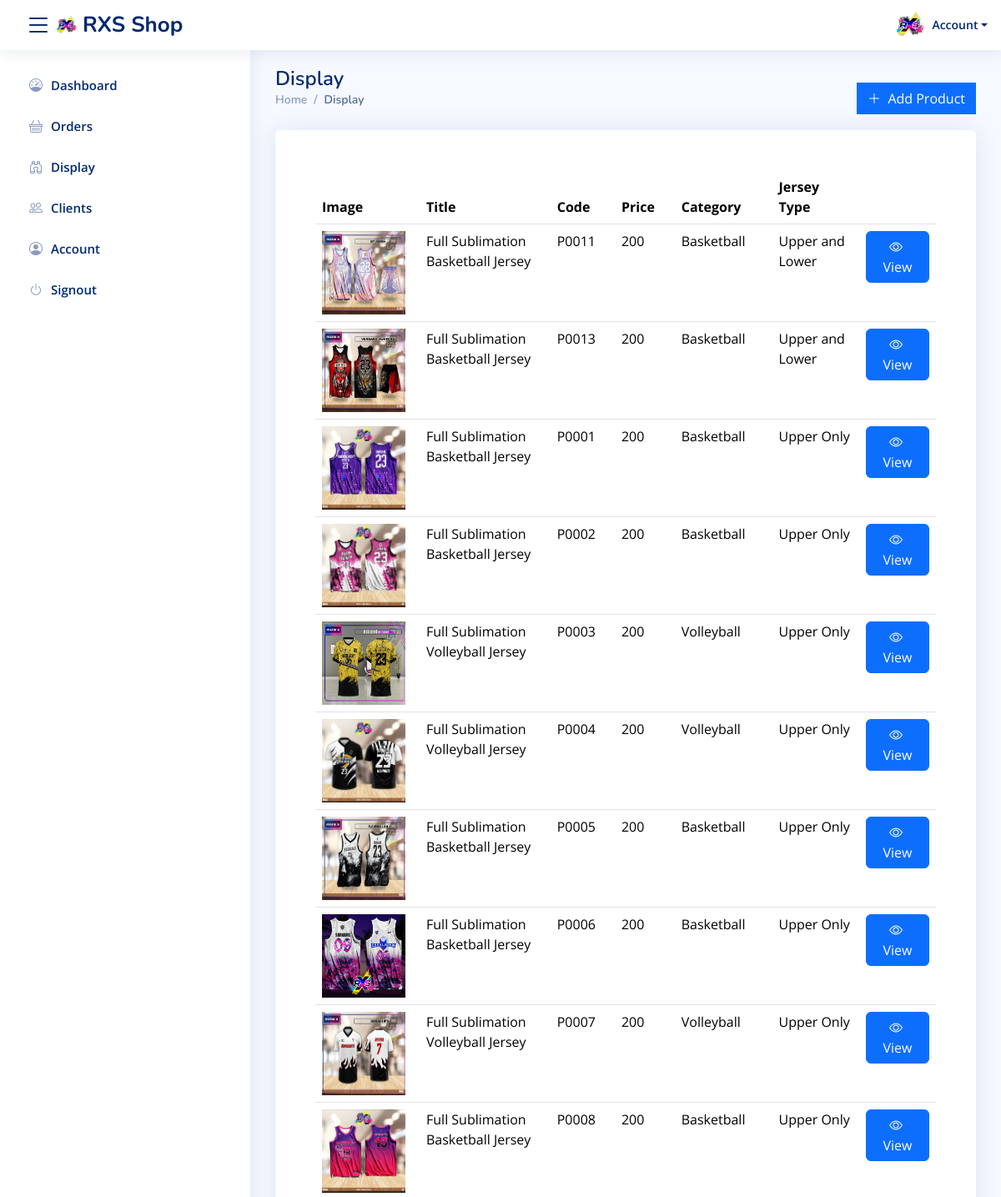
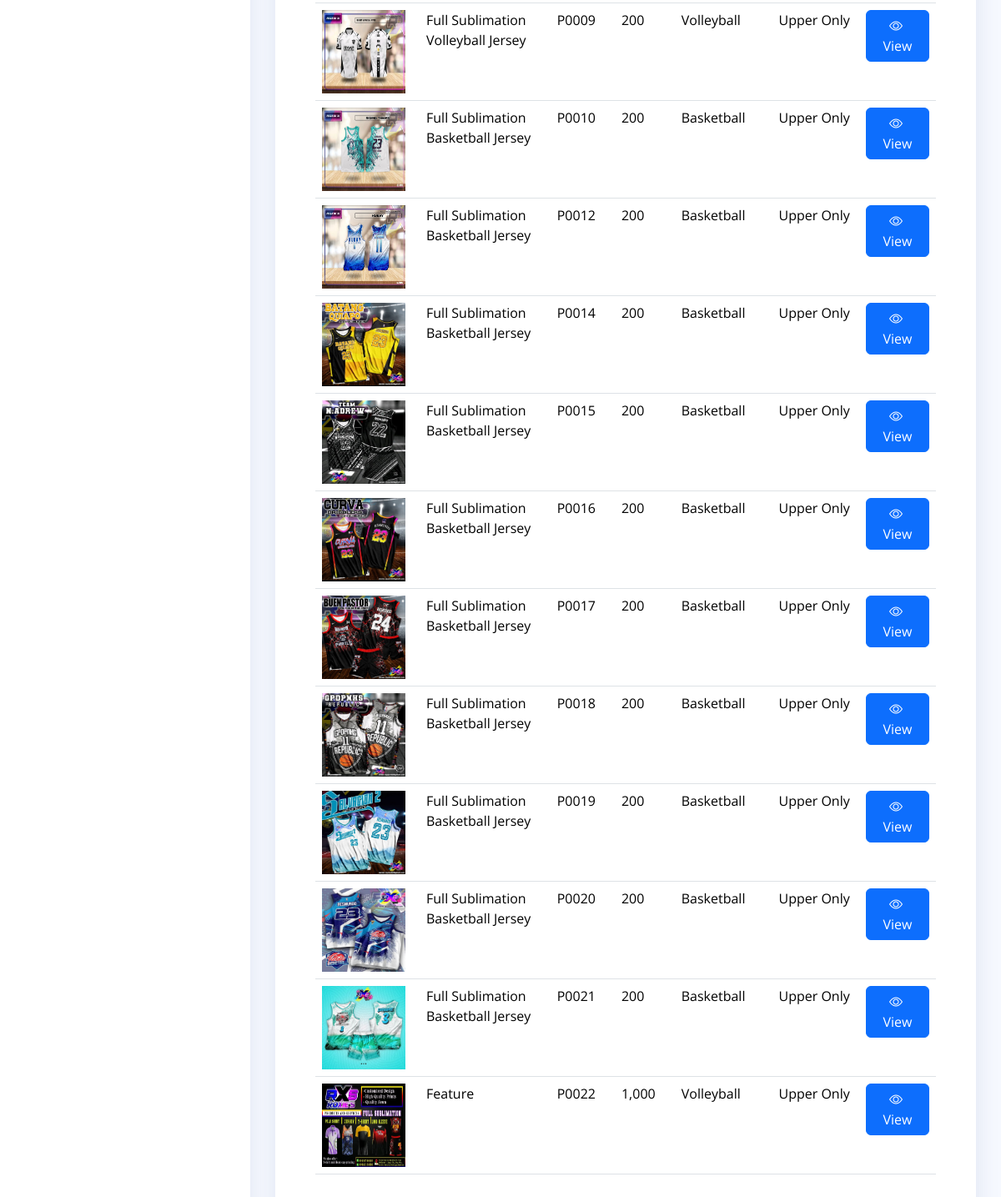
Screenshot of /admin/display.php (signed in) with the database file from the repository (2 pictures, top to bottom).
### tables this page shows
CREATE TABLE IF NOT EXISTS `tbl_shirt` (
  `id` int NOT NULL AUTO_INCREMENT,
  `shirt_title` varchar(50) NOT NULL,
  `shirt_code` varchar(50) NOT NULL,
  `shirt_price` varchar(50) NOT NULL,
  `img_url` varchar(50) NOT NULL,
  `shirt_category_id` tinyint NOT NULL,
  `jersey_type_id` tinyint NOT NULL,
  PRIMARY KEY (`id`),
  KEY `shirt_category` (`shirt_category_id`),
  KEY `jersey_type_id` (`jersey_type_id`)
);

CREATE TABLE IF NOT EXISTS `tbl_shirt_category` (
  `id` int NOT NULL AUTO_INCREMENT,
  `shirt_category` varchar(50) NOT NULL,
  PRIMARY KEY (`id`)
);

CREATE TABLE IF NOT EXISTS `tbl_jersey_type` (
  `id` tinyint NOT NULL AUTO_INCREMENT,
  `jersey_type` varchar(50) NOT NULL,
  PRIMARY KEY (`id`)
);

### admin/display.php (the view, shortened to what this page needs)
<?php
include '../database_connection.php';
if (isset($_SESSION['id'])) {
?>
    <!DOCTYPE html>
    <html lang="en">
    <head>
        <link href="assets/vendor/bootstrap/css/bootstrap.min.css" rel="stylesheet">
        <link href="assets/vendor/bootstrap-icons/bootstrap-icons.css" rel="stylesheet">
        <link href="assets/css/style.css" rel="stylesheet">
    </head>
    <body>
        <?php include 'top-nav.php' ?>
        <?php include 'side-nav.php' ?>
        <main id="main" class="main">
            <div class="d-flex align-items-center justify-content-between">
                <div class="pagetitle">
                    <h1>Display</h1>
                    <nav>
                        <ol class="breadcrumb">
                            <li class="breadcrumb-item">Home</li>
                            <li class="breadcrumb-item active">Display</li>
                        </ol>
                    </nav>
                </div>
                <a href="#" class="btn btn-primary rounded-0">
                    <i class="bi bi-plus-lg"></i>&nbsp; Add Product
                </a>
            </div>
            <section class="section dashboard">
                <div class="card">
                    <div class="card-body p-5">
                        <div class="row">
                            <div class="col-lg-12">
                                <div class="table-responsive">
                                    <table class="table p-5">
                                        <col width="3%">
                                        <col width="15%">
                                        <col width="5%">
                                        <col width="5%">
                                        <col width="8%">
                                        <col width="10%">
                                        <col width="5%">
                                        <thead>
                                            <tr>
                                                <th>Image</th>
                                                <th>Title</th>
                                                <th>Code</th>
                                                <th>Price</th>
                                                <th>Category</th>
                                                <th>Jersey Type</th>
                                                <th></th>
                                            </tr>
                                        </thead>
                                        <tbody>
                                            <?php
                                            $stmt = $conn->prepare('SELECT
                                    tbl_shirt.id,
                                    tbl_shirt.img_url,
                                    tbl_shirt.shirt_title,
                                    tbl_shirt.shirt_code,
                                    tbl_shirt.shirt_price,
                                    tbl_shirt_category.shirt_category,
                                    tbl_jersey_type.jersey_type
                                    FROM tbl_shirt
                                    INNER JOIN tbl_shirt_category ON tbl_shirt.shirt_category_id = tbl_shirt_category.id
                                    INNER JOIN tbl_jersey_type ON tbl_shirt.jersey_type_id = tbl_jersey_type.id
                                    ');
                                            $stmt->execute();
                                            $result = $stmt->get_result();
                                            while ($row = $result->fetch_assoc()) {
                                                $id = $row['id'];
                                                $img_url = $row['img_url'];
                                                $shirt_title = $row['shirt_title'];
                                                $shirt_code = $row['shirt_code'];
                                                $shirt_price = $row['shirt_price'];
                                                $shirt_category = $row['shirt_category'];
                                                $jersey_type = $row['jersey_type'];
                                                echo '
                                        <tr>
                                            <td><img src="../IMG/products/' . $img_url . '" width="100" height="100" /></td>
                                            <td>' . $shirt_title . '</td>
                                            <td>' . $shirt_code . '</td>
                                            <td>' . $shirt_price . '</td>
                                            <td>' . $shirt_category . '</td>
                                            <td>' . $jersey_type . '</td>
                                            <td>
                                                <a href="shirt-details.php?id=' . $id . '">
                                                    <button class="btn btn-primary" type="button">
                                                        <i class="bi bi-eye"></i>&nbsp; View
                                                    </button>
                                                </a>
                                            </td>
                                        </tr>
                                        ';
                                            }
                                            ?>
                                        </tbody>
                                    </table>
                                </div>
                            </div>
                        </div>
                    </div>
                </div>
            </section>
        </main>
    </body>
    </html>
<?php
} else {
    header("Location: logout.php");
    exit();
}

### admin/assets/css/style.css (style rules this page uses)
:root { scroll-behavior: smooth; }
body { font-family: "Open Sans", sans-serif; background: #f6f9ff; color: #444444; }
a { color: #4154f1; text-decoration: none; }
h1, h2, h3, h4, h5, h6 { font-family: "Nunito", sans-serif; }
#main { margin-top: 60px; padding: 20px 30px; transition: all 0.3s; }
.pagetitle { margin-bottom: 10px; }
.pagetitle h1 { font-size: 24px; margin-bottom: 0; font-weight: 600; color: #012970; }
.card { margin-bottom: 30px; border: none; border-radius: 5px; box-shadow: 0px 0 30px rgba(1, 41, 112, 0.1); }
.card-body { padding: 0 20px 20px 20px; }
.breadcrumb { font-size: 14px; font-family: "Nunito", sans-serif; color: #899bbd; font-weight: 600; }
.breadcrumb .breadcrumb-item::before { color: #899bbd; }
.breadcrumb .active { color: #51678f; font-weight: 600; }
@media (min-width: 1200px) { #main, #footer { margin-left: 300px; } }

### rows the page displays
tbl_shirt: img_url (picture), shirt_title "Full Sublimation Basketball Jersey", shirt_code "P0011", shirt_price "200", shirt_category.shirt_category "Basketball", jersey_type.jersey_type "Upper and Lower"
tbl_shirt: img_url (picture), shirt_title "Full Sublimation Basketball Jersey", shirt_code "P0013", shirt_price "200", shirt_category.shirt_category "Basketball", jersey_type.jersey_type "Upper and Lower"
tbl_shirt: img_url (picture), shirt_title "Full Sublimation Basketball Jersey", shirt_code "P0001", shirt_price "200", shirt_category.shirt_category "Basketball", jersey_type.jersey_type "Upper Only"
tbl_shirt: img_url (picture), shirt_title "Full Sublimation Basketball Jersey", shirt_code "P0002", shirt_price "200", shirt_category.shirt_category "Basketball", jersey_type.jersey_type "Upper Only"
tbl_shirt: img_url (picture), shirt_title "Full Sublimation Volleyball Jersey", shirt_code "P0003", shirt_price "200", shirt_category.shirt_category "Volleyball", jersey_type.jersey_type "Upper Only"
tbl_shirt: img_url (picture), shirt_title "Full Sublimation Volleyball Jersey", shirt_code "P0004", shirt_price "200", shirt_category.shirt_category "Volleyball", jersey_type.jersey_type "Upper Only"
tbl_shirt: img_url (picture), shirt_title "Full Sublimation Basketball Jersey", shirt_code "P0005", shirt_price "200", shirt_category.shirt_category "Basketball", jersey_type.jersey_type "Upper Only"
tbl_shirt: img_url (picture), shirt_title "Full Sublimation Basketball Jersey", shirt_code "P0006", shirt_price "200", shirt_category.shirt_category "Basketball", jersey_type.jersey_type "Upper Only"
tbl_shirt: img_url (picture), shirt_title "Full Sublimation Volleyball Jersey", shirt_code "P0007", shirt_price "200", shirt_category.shirt_category "Volleyball", jersey_type.jersey_type "Upper Only"
tbl_shirt: img_url (picture), shirt_title "Full Sublimation Basketball Jersey", shirt_code "P0008", shirt_price "200", shirt_category.shirt_category "Basketball", jersey_type.jersey_type "Upper Only"
tbl_shirt: img_url (picture), shirt_title "Full Sublimation Volleyball Jersey", shirt_code "P0009", shirt_price "200", shirt_category.shirt_category "Volleyball", jersey_type.jersey_type "Upper Only"
tbl_shirt: img_url (picture), shirt_title "Full Sublimation Basketball Jersey", shirt_code "P0010", shirt_price "200", shirt_category.shirt_category "Basketball", jersey_type.jersey_type "Upper Only"
tbl_shirt: img_url (picture), shirt_title "Full Sublimation Basketball Jersey", shirt_code "P0012", shirt_price "200", shirt_category.shirt_category "Basketball", jersey_type.jersey_type "Upper Only"
tbl_shirt: img_url (picture), shirt_title "Full Sublimation Basketball Jersey", shirt_code "P0014", shirt_price "200", shirt_category.shirt_category "Basketball", jersey_type.jersey_type "Upper Only"
tbl_shirt: img_url (picture), shirt_title "Full Sublimation Basketball Jersey", shirt_code "P0015", shirt_price "200", shirt_category.shirt_category "Basketball", jersey_type.jersey_type "Upper Only"
tbl_shirt: img_url (picture), shirt_title "Full Sublimation Basketball Jersey", shirt_code "P0016", shirt_price "200", shirt_category.shirt_category "Basketball", jersey_type.jersey_type "Upper Only"
tbl_shirt: img_url (picture), shirt_title "Full Sublimation Basketball Jersey", shirt_code "P0017", shirt_price "200", shirt_category.shirt_category "Basketball", jersey_type.jersey_type "Upper Only"
tbl_shirt: img_url (picture), shirt_title "Full Sublimation Basketball Jersey", shirt_code "P0018", shirt_price "200", shirt_category.shirt_category "Basketball", jersey_type.jersey_type "Upper Only"
tbl_shirt: img_url (picture), shirt_title "Full Sublimation Basketball Jersey", shirt_code "P0019", shirt_price "200", shirt_category.shirt_category "Basketball", jersey_type.jersey_type "Upper Only"
tbl_shirt: img_url (picture), shirt_title "Full Sublimation Basketball Jersey", shirt_code "P0020", shirt_price "200", shirt_category.shirt_category "Basketball", jersey_type.jersey_type "Upper Only"
tbl_shirt: img_url (picture), shirt_title "Full Sublimation Basketball Jersey", shirt_code "P0021", shirt_price "200", shirt_category.shirt_category "Basketball", jersey_type.jersey_type "Upper Only"
tbl_shirt: img_url (picture), shirt_title "Feature", shirt_code "P0022", shirt_price "1,000", shirt_category.shirt_category "Volleyball", jersey_type.jersey_type "Upper Only"
